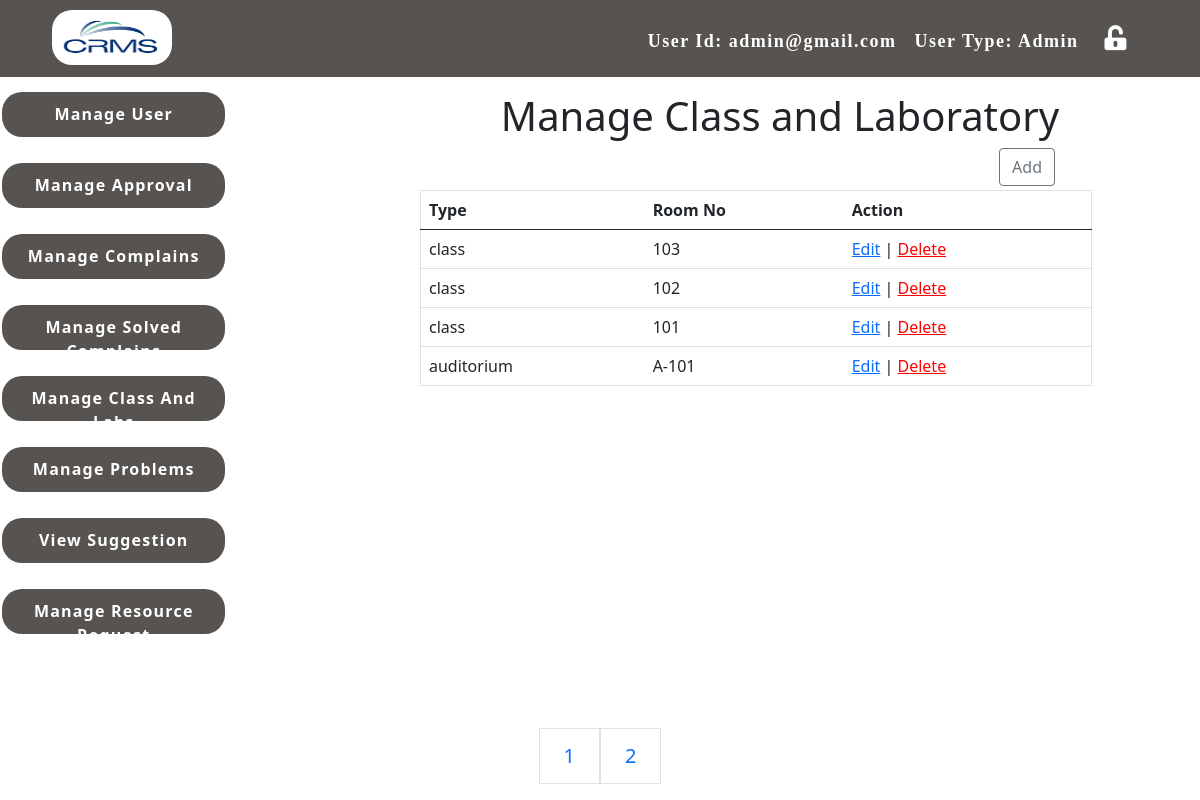
Page /Admin/class/manage class and labs.php?page=2 (signed in) on the committed database.
### tables this page shows
CREATE TABLE IF NOT EXISTS `room` (
  `id` int(11) NOT NULL AUTO_INCREMENT,
  `type` varchar(20) NOT NULL,
  `roomno` varchar(20) NOT NULL,
  PRIMARY KEY (`id`)
);

### Admin/class/manage class and labs.php (the view, shortened to what this page needs)
<?php include ("../header.php");
include ("../../config.php");
?>
	<div class="main-containt">
		<h1 class="admin-heading"> Manage Class and Laboratory </h1>
		<a href="add.php" style="float: right; margin-right: 175px;" class="btn btn-outline-secondary"> Add </a>
		<table class="table" style="margin: 50px 150px; width: 70%;">
		  <thead>
		    <tr>
		      <th scope="col">Type</th>
		      <th scope="col">Room No</th>
		      <th scope="col"> Action </th>
		    </tr>
		  </thead>
		  <tbody>
		  <?php
		  	$results = mysqli_query($conn, "SELECT * FROM room ORDER BY `type` DESC");
			$results_per_page = 10;
			$number_of_result = mysqli_num_rows($results);
			$number_of_pages = ceil($number_of_result /$results_per_page );
				if (!isset($_GET['page'])) {
					$page = 1;
				} else {
					$page = $_GET['page'];
				}
				$this_page_first_result = ($page-1)*$results_per_page;
		 	$sql = 'SELECT * FROM room ORDER BY `type` DESC LIMIT ' . $this_page_first_result . ',' .  $results_per_page;
			 $result1 = mysqli_query($conn,$sql);
		 	 while($row = mysqli_fetch_array($result1)){
				echo "<tr>";
					echo "<td>".$row['type']."</td>";
					echo "<td>".$row['roomno']."</td>";
					echo "<td><a   href=\"edit.php?id=$row[id]\">Edit</a> | <a  href=\"delete.php?id=$row[id]\"  style=\"color:red; onClick=\"return confirm('Are you sure you want to delete Type And Room No?')\">Delete</a></td>";
				echo "</tr>";
			  }
			  echo '<div class="fixed-bottom">';
			  echo '<ul  class= "pagination justify-content-center" >';
			 echo '<ul class= "pagination pagination-lg">';
			  for ($page=1;$page<=$number_of_pages;$page++) {
				echo '<a  class="page-link" href="manage class and labs.php?page=' . $page . '">' . $page. ' </a>';
			}
			echo  '</ul>';
			 echo  '</ul>';
			echo '</div>';
		    ?>
		  </tbody>
		</table>
	</div>

### css/style.css (style rules this page uses)
h1,h2,h3,h4,h5,h6 { margin: 0; padding: 0; }
.main-containt { width: 80%; float: left; }
.admin-heading { text-align: center; margin-top: 5px; margin-left: 60px; }
table,th,td { border: 1px solid; }
.main-containt { width: 80%; float: left; margin-top: -560px; margin-left: 270px; }
.admin-heading { text-align: center; margin-top: 5px; }

### rows in the picture
room: type "class", roomno "103"
room: type "class", roomno "102"
room: type "class", roomno "101"
room: type "auditorium", roomno "A-101"

### other values in the picture
$email "admin@gmail.com"
$type "Admin"
